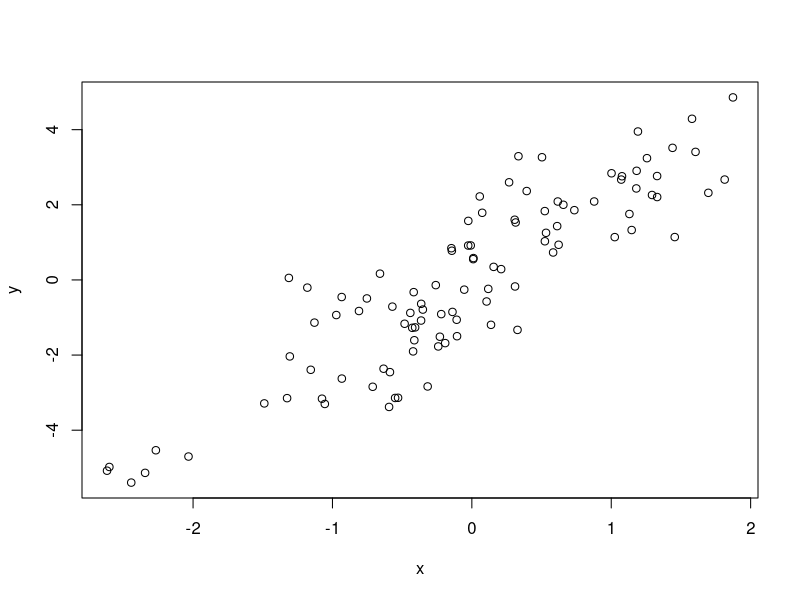
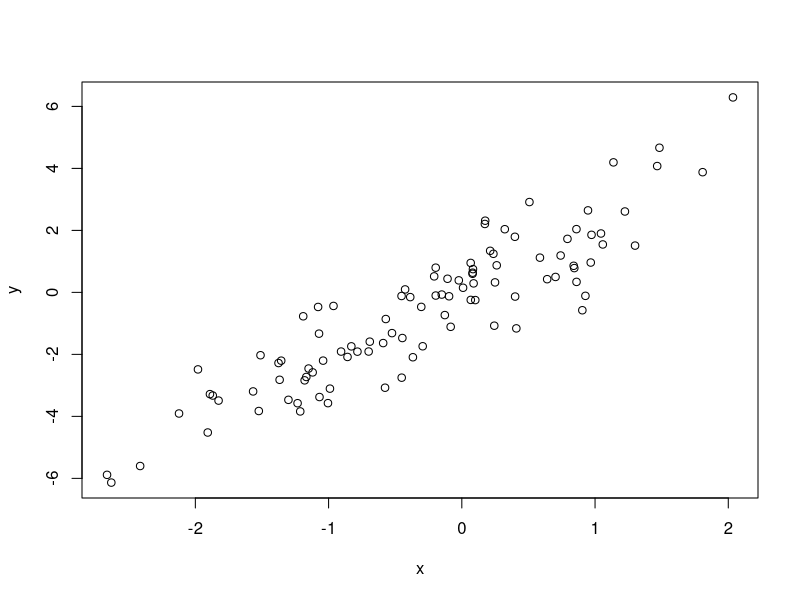

Write the R code that produced these figures, in order.
## ---- chunk 1
knitr::opts_chunk$set(fig.width=12, fig.height=8, fig.path='Figs/',
                      echo=FALSE, warning=FALSE, message=FALSE)
## ---- chunk 2
x <- rnorm(100)
y <- 2*x + rnorm(100)
plot(x, y)
## ---- chunk 3
x <- rnorm(100)
y <- 2*x + rnorm(100)
cor(x, y)
## ---- chunk 4
x <- rnorm(100)
y <- 2*x + rnorm(100)
cor(x, y)
## ---- chunk 5
x <- rnorm(100)
y <- 2*x + rnorm(100)
cor(x, y)
## ---- chunk 6
plot(x,y)
